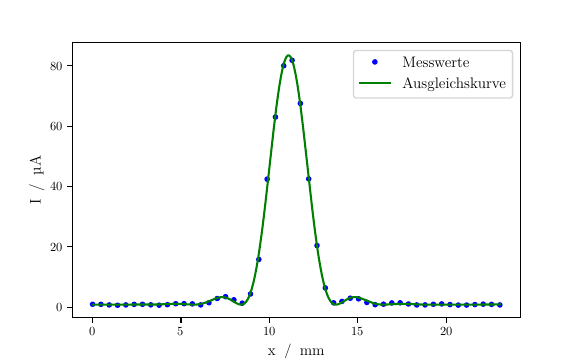

Source code (Python):
import matplotlib.pyplot as plt
import matplotlib as mpl
import numpy as np
from scipy.optimize import curve_fit
import cmath
import sys

mpl.use('pgf')
mpl.rcParams.update({
'font.family': 'serif',
'text.usetex': True,
'pgf.rcfonts': False,
'pgf.texsystem': 'lualatex',
'pgf.preamble': r'\usepackage{unicode-math}\usepackage{siunitx}',
})

plot = True if len(sys.argv) != 1 and "-plot" in sys.argv else False
einzel = True if len(sys.argv) != 1 and "-einzel" in sys.argv else False

# y-Achse ist µA und x-Achse mm
# -> daher alle Werte in mm und µA umrechnen
I2 = np.genfromtxt('../data/Messdaten_V406_1.txt', comments='#', unpack=True)
lam = 633*10**-6    # Wellenlänge
_d = 626.1          # Abstand zum Sensor
Id = 0.82           # Dunkelstrom
_s = 0.75           # Spaltabstand
_b = 0.15           # Spaltbreite
x_0 = 11.077


def forImaginary(x, x0, a, b, c, s):
    x_ = abs(x - x0)
    d_ = np.sqrt(_d**2 + x_**2)
    sin_phi = x_ / d_
    eta = (np.pi * sin_phi) / lam
    return ((2*a*np.sinc(eta*b/np.pi)*np.cos(eta*s))**2)*10**6 + c


params, cov = curve_fit(forImaginary, I2[0], I2[1], p0=[x_0, 0.01, _b, Id, 0.01], bounds=(0, 15))

if einzel:
    def forReal(x, x0, a, b, c):
        x_ = abs(x - x0)
        d_ = np.sqrt(_d**2 + x_**2)
        sin_phi = x_ / d_
        eta = (np.pi * b * sin_phi) / lam
        return ((a*np.sinc(eta/np.pi))**2)*10**6 + c


    params, cov = curve_fit(forReal, I2[0], I2[1], p0=[x_0, 0.01, _b, Id], bounds=(0, 15))

uncertainties = np.sqrt(np.diag(cov))

for name, value, uncertainty in zip('xabIs', params, uncertainties): 
    print(f'{name} = {value:8.8f} ± {uncertainty:.8f}')

if plot:
    if not einzel:
        x1 = np.linspace(0, I2[0][-1], 500)
        plt.plot(I2[0], I2[1], 'b.')
        plt.plot(x1, forImaginary(x1, *params), 'g')
        plt.xlabel(r'x \:/\: mm')
        plt.ylabel(r'I \:/\: µA')
        plt.legend(['Messwerte', 'Ausgleichskurve'])


        plt.savefig('DoppelspaltFit.pdf')

        # --------------------------------------- Fit mit Einzelspaltfunktion
        print()
    else:
        plt.close()

        x1 = np.linspace(0, I2[0][-1], 200)
        plt.plot(I2[0], I2[1], 'b.')
        plt.plot(x1, forReal(x1, *params), 'g')
        plt.xlabel(r'x \:/\: mm')
        plt.ylabel(r'I \:/\: µA')
        plt.legend(['Messwerte', 'Ausgleichskurve'])


        plt.savefig('DoppelspaltFitEinzel.pdf')